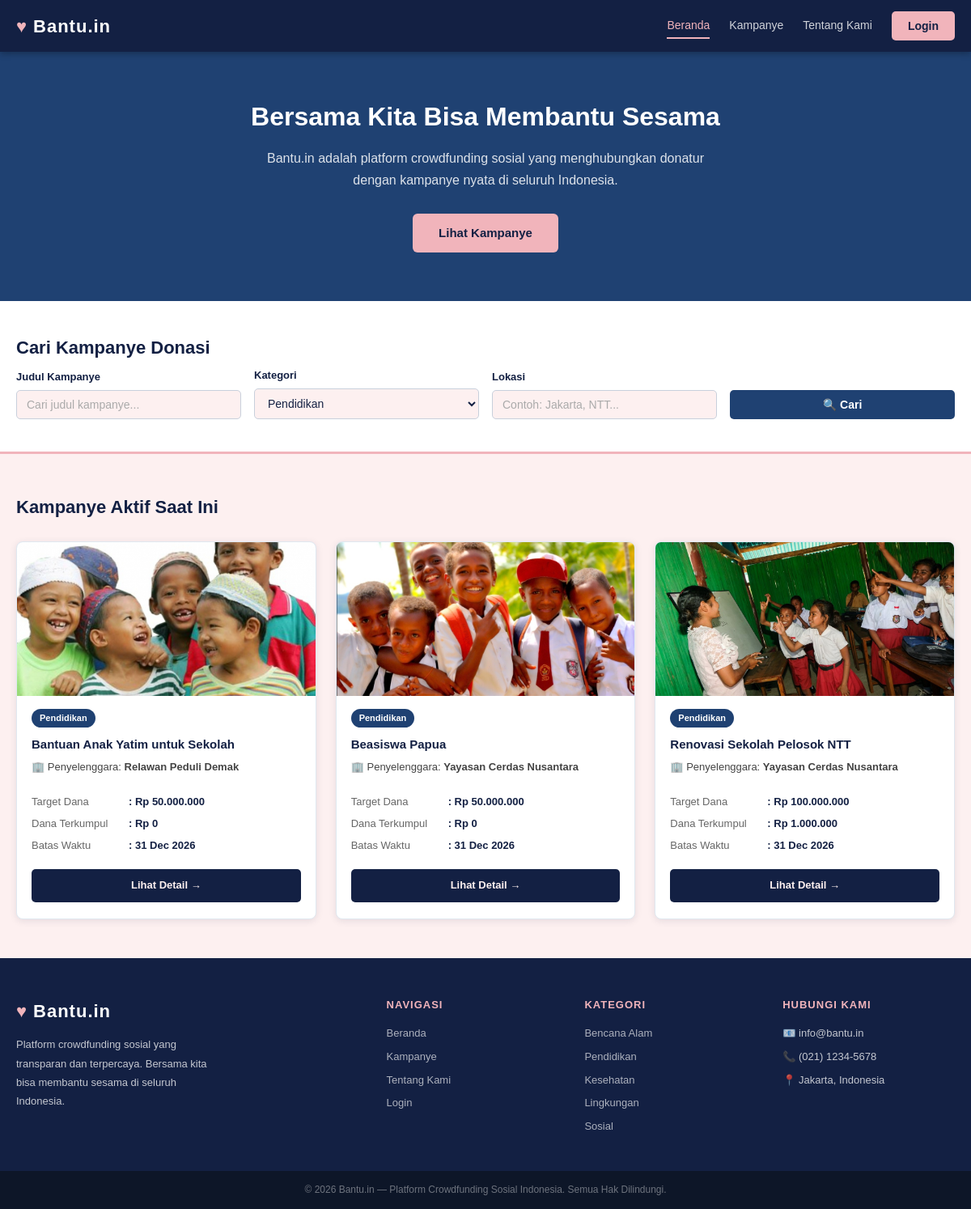
/index.php?kategori=pendidikan, run on the app's committed database.
### tables this page shows
CREATE TABLE `kampanye` (
  `id` int(11) NOT NULL,
  `penyelenggara_id` int(11) NOT NULL,
  `judul` varchar(255) NOT NULL,
  `kategori` enum('bencana','pendidikan','kesehatan','lingkungan','sosial') NOT NULL,
  `lokasi` varchar(100) NOT NULL,
  `deskripsi` text NOT NULL,
  `target_dana` decimal(15,2) NOT NULL,
  `batas_waktu` date NOT NULL,
  `nama_bank` varchar(50) DEFAULT NULL,
  `no_rekening` varchar(50) DEFAULT NULL,
  `atas_nama` varchar(100) DEFAULT NULL,
  `gambar` varchar(255) NOT NULL,
  `created_at` timestamp NOT NULL DEFAULT current_timestamp()
);

CREATE TABLE `users` (
  `id` int(11) NOT NULL,
  `username` varchar(50) NOT NULL,
  `password` varchar(255) NOT NULL,
  `role` enum('donatur','penyelenggara') NOT NULL,
  `nama` varchar(100) NOT NULL,
  `email` varchar(100) NOT NULL,
  `no_telepon` varchar(20) NOT NULL,
  `alamat` text DEFAULT NULL
);

CREATE TABLE `info_website` (
  `id` int(11) NOT NULL,
  `deskripsi` text NOT NULL,
  `email` varchar(100) NOT NULL,
  `no_telepon` varchar(20) NOT NULL,
  `alamat` varchar(255) NOT NULL
);

### index.php (the view, shortened to what this page needs)
<?php
require 'koneksi.php';
$limit = 3;
$page = isset($_GET['page']) ? (int)$_GET['page'] : 1;
$offset = ($page - 1) * $limit;
$search_judul = isset($_GET['judul']) ? $_GET['judul'] : '';
$search_kategori = isset($_GET['kategori']) ? $_GET['kategori'] : '';
$search_lokasi = isset($_GET['lokasi']) ? $_GET['lokasi'] : '';
$sql_base = "
    FROM kampanye k
    JOIN users u ON k.penyelenggara_id = u.id
    LEFT JOIN donasi d ON k.id = d.kampanye_id AND d.status = 'VERIFIED'
    WHERE k.batas_waktu >= CURDATE()
";
$params = [];
$types = "";
if (!empty($search_kategori)) {
    $sql_base .= " AND k.kategori = ?";
    $params[] = $search_kategori;
    $types .= "s";
}
$sql_data = "
    SELECT k.*, u.nama AS nama_penyelenggara,
           COALESCE(SUM(d.nominal), 0) AS dana_terkumpul
    " . $sql_base . "
    GROUP BY k.id
    ORDER BY k.batas_waktu ASC, k.target_dana ASC
    LIMIT ? OFFSET ?
";
$stmt_data = $conn->prepare($sql_data);
$params[] = $limit;
$params[] = $offset;
$types .= "ii";
$stmt_data->bind_param($types, ...$params);
$stmt_data->execute();
$result = $stmt_data->get_result();
$sql_info = "SELECT * FROM info_website LIMIT 1";
$result_info = $conn->query($sql_info);
$info_web = $result_info->fetch_assoc();
?>
<!DOCTYPE html>
<html lang="id">
<head>
    <link rel="stylesheet" href="style.css">
</head>
<body class="halaman-home">
    <header class="home-header">
        <div class="home-container home-header-inner">
            <div class="home-logo">
                <span class="home-logo-icon">♥︎</span>
                <span class="home-logo-text">Bantu.in</span>
            </div>
            <nav class="home-navbar">
                <a href="index.php" class="home-nav-link aktif">Beranda</a>
                <a href="#daftar-kampanye" class="home-nav-link">Kampanye</a>
                <a href="#" class="home-nav-link">Tentang Kami</a>
                <?php if(isset($_SESSION['user_id'])): ?>
                    <span class="home-sapaan">Halo, <?= htmlspecialchars($_SESSION['nama']) ?>!</span>
                    <a href="logout.php" class="home-btn-login home-btn-logout">Logout</a>
                <?php else: ?>
                    <a href="login.php" class="home-btn-login">Login</a>
                <?php endif; ?>
            </nav>
        </div>
    </header>
    <section class="home-hero">
        <div class="home-container">
            <h1>Bersama Kita Bisa Membantu Sesama</h1>
            <p>Bantu.in adalah platform crowdfunding sosial yang menghubungkan donatur dengan kampanye nyata di seluruh Indonesia.</p>
            <a href="#daftar-kampanye" class="home-btn-utama">Lihat Kampanye</a>
        </div>
    </section>
    <section class="home-section-pencarian" id="pencarian">
        <div class="home-container">
            <h2>Cari Kampanye Donasi</h2>
            <form action="index.php" method="GET" class="home-form-pencarian">
                <div class="home-form-group">
                    <label for="judul">Judul Kampanye</label>
                    <input type="text" id="judul" name="judul" value="<?= htmlspecialchars($search_judul) ?>" placeholder="Cari judul kampanye...">
                </div>
                <div class="home-form-group">
                    <label for="kategori">Kategori</label>
                    <select id="kategori" name="kategori">
                        <option value="pendidikan" <?= $search_kategori == 'pendidikan' ? 'selected' : '' ?>>Pendidikan</option>
                    </select>
                </div>
                <div class="home-form-group">
                    <label for="lokasi">Lokasi</label>
                    <input type="text" id="lokasi" name="lokasi" value="<?= htmlspecialchars($search_lokasi) ?>" placeholder="Contoh: Jakarta, NTT...">
                </div>
                <div class="home-form-group tombol-wrap">
                    <button type="submit" class="home-btn-cari">🔍 Cari</button>
                </div>
            </form>
        </div>
    </section>
    <section class="home-section-kampanye" id="daftar-kampanye">
        <div class="home-container">
            <h2>Kampanye Aktif Saat Ini</h2>
            <div class="home-grid-kampanye">
                <?php if($result->num_rows > 0): ?>
                    <?php while($row = $result->fetch_assoc()): ?>
                        <div class="home-card-kampanye">
                            <img src="<?= htmlspecialchars($row['gambar']) ?>" alt="Poster" class="home-card-poster">
                            <div class="home-card-isi">
                                <span class="home-badge home-badge-<?= htmlspecialchars($row['kategori']) ?>"><?= ucfirst(htmlspecialchars($row['kategori'])) ?></span>
                                <h3 class="home-card-judul"><?= htmlspecialchars($row['judul']) ?></h3>
                                <p class="home-card-penyelenggara">🏢 Penyelenggara: <strong><?= htmlspecialchars($row['nama_penyelenggara']) ?></strong></p>
                                <table class="home-card-info mt-15">
                                    <tr>
                                        <td>Target Dana</td>
                                        <td>: Rp <?= number_format($row['target_dana'], 0, ',', '.') ?></td>
                                    </tr>
                                    <tr>
                                        <td>Dana Terkumpul</td>
                                        <td>: Rp <?= number_format($row['dana_terkumpul'], 0, ',', '.') ?></td>
                                    </tr>
                                    <tr>
                                        <td>Batas Waktu</td>
                                        <td>: <?= date('d M Y', strtotime($row['batas_waktu'])) ?></td>
                                    </tr>
                                </table>
                                <a href="detail.php?id=<?= $row['id'] ?>" class="home-btn-detail">Lihat Detail →</a>
                            </div>
                        </div>
                    <?php endwhile; ?>
                <?php else: ?>
                    <p class="home-kampanye-kosong">Tidak ada kampanye yang ditemukan atau sedang aktif.</p>
                <?php endif; ?>
            </div>
        </div>
    </section>
    <footer class="home-footer">
        <div class="home-footer-inner">
            <div class="home-footer-kolom">
                <div class="home-logo logo-footer">
                    <span class="home-logo-icon">♥︎</span>
                    <span class="home-logo-text">Bantu.in</span>
                </div>
                <p><?= htmlspecialchars($info_web['deskripsi'] ?? 'Platform crowdfunding sosial Indonesia') ?></p>
            </div>
            <div class="home-footer-kolom">
                <h4>Navigasi</h4>
                <ul>
                    <li><a href="index.php">Beranda</a></li>
                    <li><a href="#daftar-kampanye">Kampanye</a></li>
                    <li><a href="#">Tentang Kami</a></li>
                    <li><a href="<?= isset($_SESSION['user_id']) ? 'logout.php' : 'login.php' ?>"><?= isset($_SESSION['user_id']) ? 'Logout' : 'Login' ?></a></li>
                </ul>
            </div>
            <div class="home-footer-kolom">
                <h4>Kategori</h4>
                <ul>
                    <li><a href="index.php?kategori=bencana">Bencana Alam</a></li>
                    <li><a href="index.php?kategori=pendidikan">Pendidikan</a></li>
                    <li><a href="index.php?kategori=kesehatan">Kesehatan</a></li>
                    <li><a href="index.php?kategori=lingkungan">Lingkungan</a></li>
                    <li><a href="index.php?kategori=sosial">Sosial</a></li>
                </ul>
            </div>
            <div class="home-footer-kolom">
                <h4>Hubungi Kami</h4>
                <ul>
                    <li>📧 <?= htmlspecialchars($info_web['email'] ?? 'halo@bantu.in') ?></li>
                    <li>📞 <?= htmlspecialchars($info_web['no_telepon'] ?? '0800-1234-5678') ?></li>
                    <li>📍 <?= htmlspecialchars($info_web['alamat'] ?? 'Jakarta, Indonesia') ?></li>
                </ul>
            </div>
        </div>
        <div class="home-footer-bawah">
            <div class="home-container">
                <p>&copy; 2026 Bantu.in &mdash; Platform Crowdfunding Sosial Indonesia. Semua Hak Dilindungi.</p>
            </div>
        </div>
    </footer>
</body>
</html>

### data on the page
kampanye: gambar (picture), kategori "Pendidikan", judul "Bantuan Anak Yatim untuk Sekolah", penyelenggara.nama "Relawan Peduli Demak", target_dana "50.000.000", dana_terkumpul "0", batas_waktu "31 Dec 2026"
kampanye: gambar (picture), kategori "Pendidikan", judul "Beasiswa Papua", penyelenggara.nama "Yayasan Cerdas Nusantara", target_dana "50.000.000", dana_terkumpul "0", batas_waktu "31 Dec 2026"
kampanye: gambar (picture), kategori "Pendidikan", judul "Renovasi Sekolah Pelosok NTT", penyelenggara.nama "Yayasan Cerdas Nusantara", target_dana "100.000.000", dana_terkumpul "1.000.000", batas_waktu "31 Dec 2026"
info_website: deskripsi "Platform crowdfunding sosial yang transparan dan terpercaya. Bersama kita bisa membantu sesama di seluruh Indonesia.", email "info@bantu.in", no_telepon "(021) 1234-5678", alamat "Jakarta, Indonesia"
